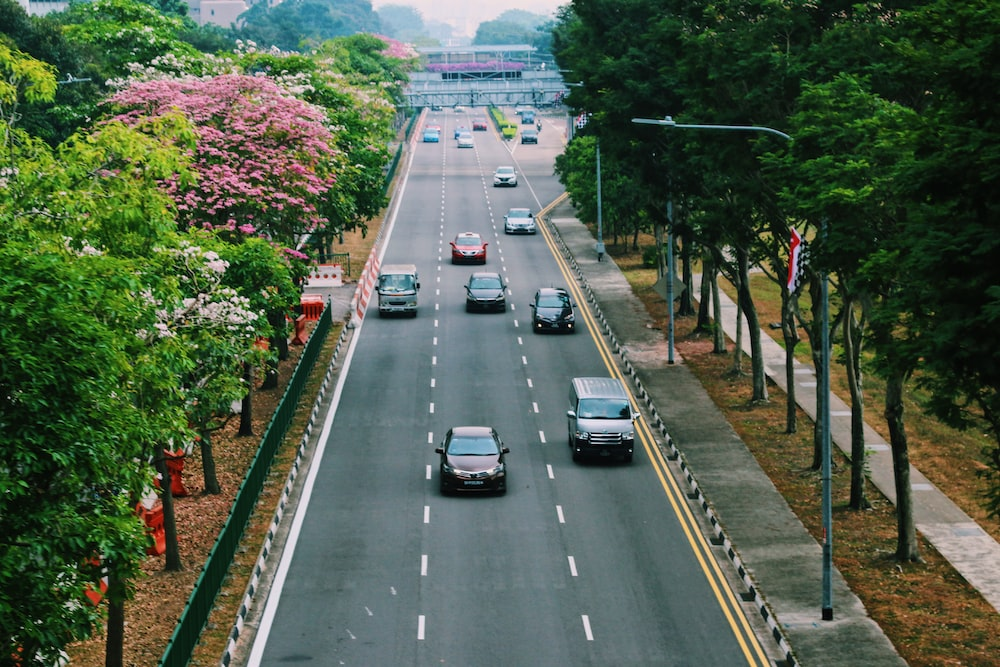
#> input picture resim.jpeg, 1000 x 667 px
$ python test1.py
#> lines starting #> are read from the running program, lines starting #| are printed output that depends on the picture
### main.py
import threading
import cv2
import numpy as np
import time

start = time.perf_counter()


class ImageProcessing:
    """
    Görüntü işlemede kullanılan morfolojik işlemler (erozyon,
    genişleme ve tophat) uygulandı ve resim üzerindeki arabalar
    tespit edildi.
    """
    def __init__(self):
        """
        Üzerinde işlem yapacağımız resim dosyası tanımlandı ve thread işlemi
        start metoduyla başladı. Daha sonra join metoduyla threadlerin bitmesi beklendi.
        """

        self.image_path = "resim.jpeg"
        self.img = cv2.imread(self.image_path, 0)
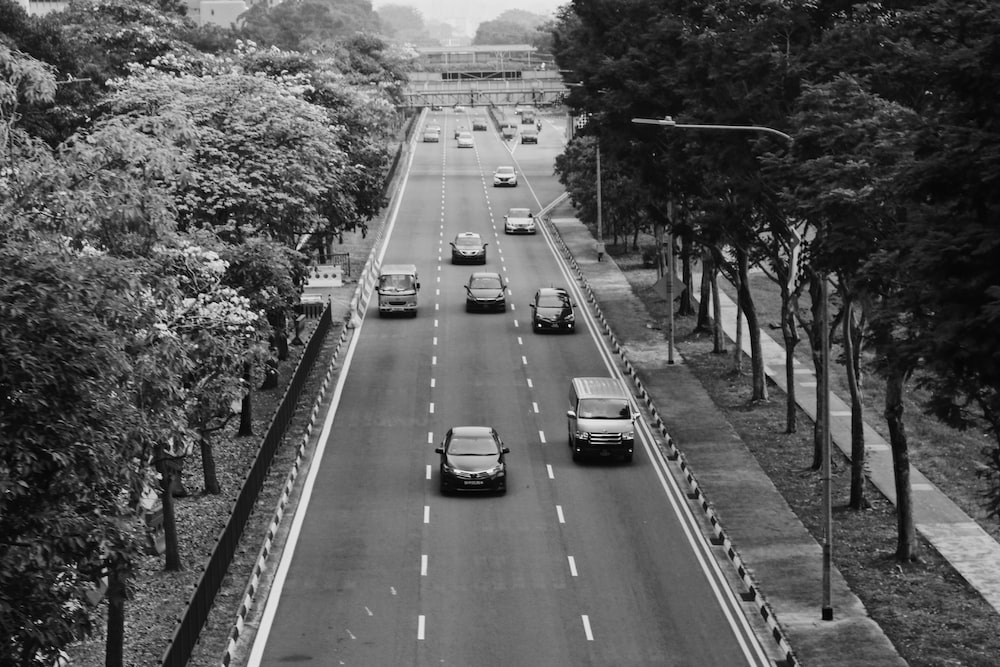
#> self.img: shape (667, 1000); min 0, max 255, mean 87.8

        thread1 = threading.Thread(target=self.apply_morphology, args=())
        thread1.start()
        thread1.join()

        thread2 = threading.Thread(target=self.carTracking, args=())
        thread2.start()

        thread2.join()

    def apply_morphology(self):
        """
        Resim üzerinde erozyon, genişleme ve tophat işlemi
        gerçekleştirildi.
        """

        kernel = np.ones((10, 10), np.uint8)
        self.dilation = cv2.dilate(self.img, kernel, iterations=1)
        self.erosion = cv2.erode(self.img, kernel, iterations=2)
        self.tophat = cv2.morphologyEx(self.img, cv2.MORPH_TOPHAT, kernel)

        cv2.imshow("img_dilation", self.dilation)
        cv2.waitKey(2)
        time.sleep(2)

        cv2.imshow("img_erosion", self.erosion)
        cv2.waitKey(2)
        time.sleep(2)

        cv2.imshow("img_tophat", self.tophat)
        cv2.waitKey(2)
        time.sleep(2)

        print("Process continues. . .")

    cv2.waitKey(0)
    cv2.destroyAllWindows()

    def carTracking(self):
        """
        Resim dosyasındaki arabalar tespit edildi.
        """

        self.img = cv2.imread(self.image_path)
        car_classifier = cv2.CascadeClassifier("cars.xml")
        gray_image = cv2.cvtColor(self.img, cv2.COLOR_BGR2GRAY)
        cars = car_classifier.detectMultiScale(gray_image, scaleFactor=1.1, minNeighbors=5)

        while True:
            for (x, y, w, h) in cars:
                cv2.rectangle(self.img, (x, y), (x + w, y + h), (0, 255, 0), 2)

            cv2.imshow("Car Tracking", self.img)
            cv2.waitKey(2)
            time.sleep(2)

            if cv2.waitKey(0) & 0xFF == ord("q"):
                break

        cv2.destroyAllWindows()
        print("Process completed for main!")


image_processor = ImageProcessing()

cv2.waitKey(0)
cv2.destroyAllWindows()

finish = time.perf_counter()
print(f"Finished in {round(finish - start, 2)} seconds.")

### test1.py
import main
import threading
import time
import cv2

start = time.perf_counter()

class Thread1:

    """
    main klasöründeki ImageProcessor sınıfındaki metotlar birbirine senkron bir şekilde çalıştırıldı.
    """

    def __init__(self):
        """threding kütüphanesindeki Thread metoduyla sınıf içerisinde bulunan
        metotların thread işlemi başlatıldı ve join metodu ile threadlerin tamamlanması bekleniyor. """

        thread1 = threading.Thread(target=self.test1, args=())
        thread1.start()
        thread1.join()

        thread2 = threading.Thread(target=self.test1_2, args=())
        thread2.start()
        thread2.join()

    def test1(self):

        """
        Morfolojik işlemler uygulanan resimler ekranda belirli sürelerle gösterildi.
        """

        cv2.imshow("Img_dilation_thread1", main.dilation)
        cv2.waitKey(3)
        print("Image dilation_thread1 completed")
        time.sleep(2)

        cv2.imshow("Img_erosion_thread1", main.erosion)
        cv2.waitKey(3)
        print("Image erosion_thread1 completed")
        time.sleep(2)

        cv2.imshow("Img_tophat_thread1", main.tophat)
        cv2.waitKey(3)
        print("Image tophat_thread1 completed")
        time.sleep(3)
        print("Process continues for thread1. . .")

    cv2.destroyAllWindows()

    def test1_2(self):

        """
        Tespiti yapılan arablar kutu içerisine alınarak ekranda gösterildi.
        """

        cv2.imshow("Img_car_thread1", main.img)
        cv2.waitKey(4)
        print("Car image for thread1 completed")
        time.sleep(5)

    cv2.waitKey(1)

    cv2.destroyAllWindows()


main = main.ImageProcessing()
thread_1 = Thread1()


finish = time.perf_counter()
print(f"Thread1 finished in {round(finish - start, 2)} seconds.")
